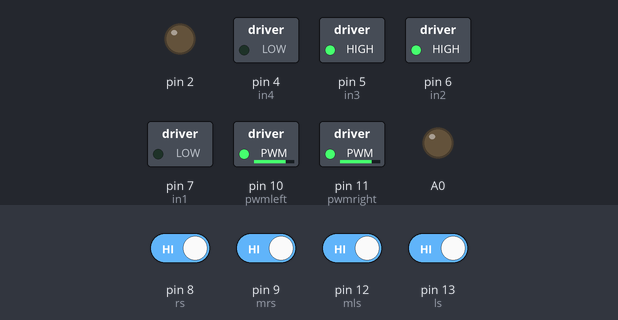
Simulated run of this sketch. Board: Arduino Uno, built with avr-gcc and run on an emulated ATmega328P. Parts: switched loads named in the sketch (green lamp = pin HIGH), output pins drawn as LEDs (lit = HIGH). Dashed ring = blinking. The test bench sets the inputs (shaded band); at power-on: pin 8 (rs), pin 9 (mrs), pin 12 (mls), pin 13 (ls) HIGH.

Above: at 1.2 s.
1.3 s: pin 9 (mrs) driven LOW and pin 12 (mls) driven LOW
At 1.8 s:
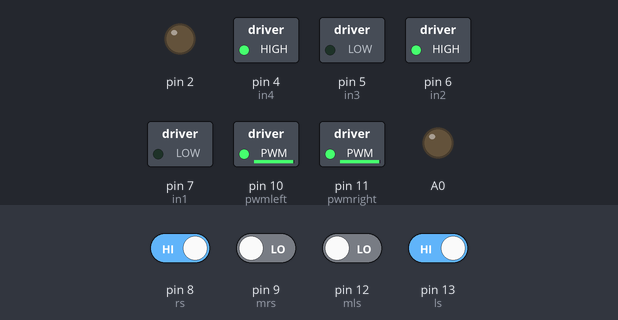
3.0 s: pin 9 (mrs) driven HIGH
At 4.1 s:
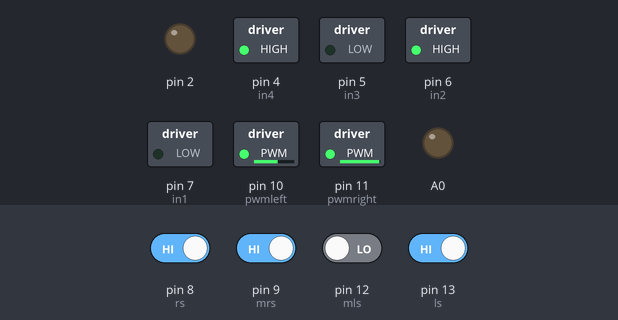
4.5 s: pin 13 (ls) driven LOW
At 5.3 s:
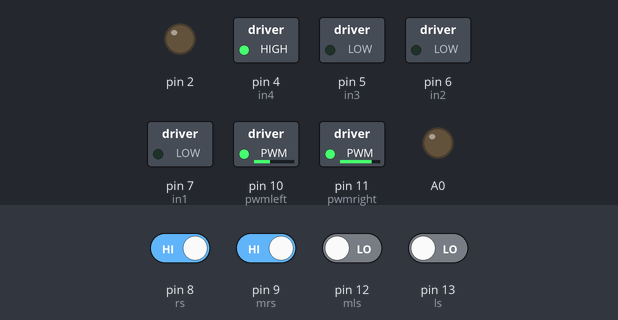
6.0 s: pin 8 (rs) driven LOW
At 7.0 s:
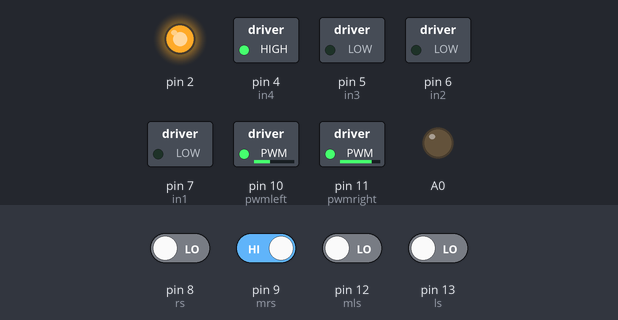
7.5 s: pin 9 (mrs) driven LOW
At 8.25 s:
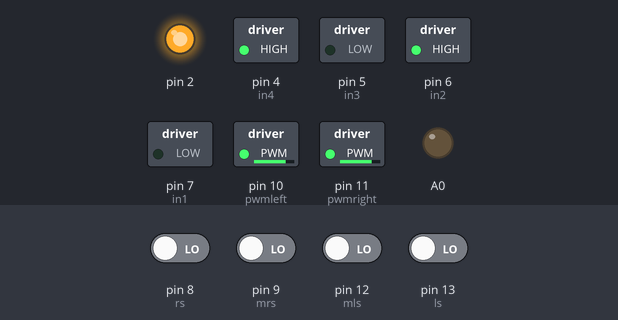
10.5 s: pin 8 (rs) driven HIGH
At 11.4 s:
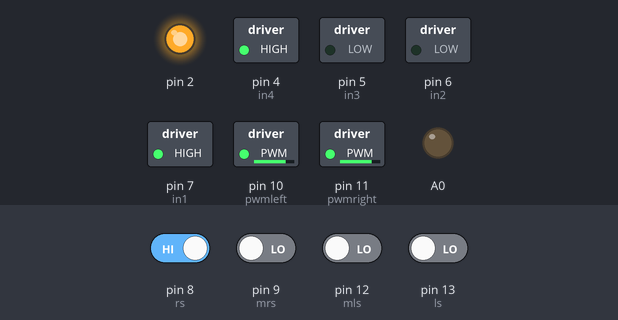
Timing chart, 0 to 13.4 s (numbered marks = the images above; inputs shaded):
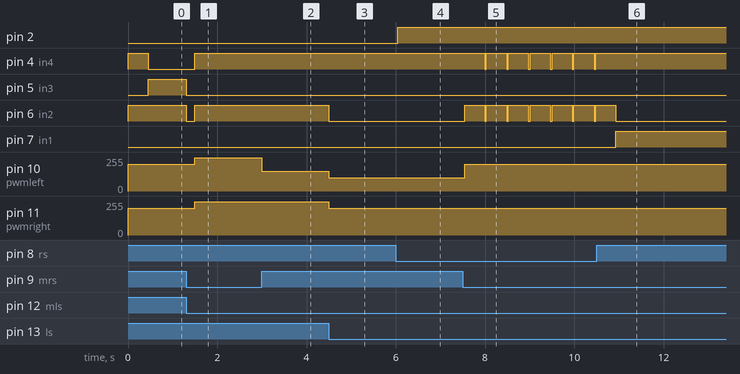

The sketch:

maze_solver.ino
```cpp
int leftsensor,midleftsensor,midrightsensor,rightsensor;
int in1=7,in2=6,in3=5,in4=4,pwmright=11,pwmleft=10;
int error=0;
int ls=13,mls=12,mrs=9,rs=8;
int downnode=1;
volatile int z=0;
void setup() {
  // put your setup code here, to run once:
  pinMode(leftsensor,INPUT);
  pinMode(midleftsensor,INPUT);
  pinMode(midrightsensor,INPUT);
  pinMode(rightsensor,INPUT);
  pinMode(2,OUTPUT);
  pinMode(A0,OUTPUT);

  pinMode(in1,OUTPUT);
  pinMode(in2,OUTPUT);
  pinMode(in3,OUTPUT);
  pinMode(in4,OUTPUT);
  pinMode(pwmright,OUTPUT);
  pinMode(pwmleft,OUTPUT);

}

void readsensor()
{ leftsensor = !digitalRead(ls);
  midleftsensor = !digitalRead(mls);
  midrightsensor = !digitalRead(mrs);
  rightsensor= !digitalRead(rs);
  //Serial.print(leftsensor);
  //Serial.print(midleftsensor);
  //Serial.print(midrightsensor);
  //Serial.print(rightsensor);
  //Serial.println(" ");


  if ((leftsensor == 1) && (midleftsensor == 0) && (midrightsensor == 0) && (rightsensor == 0))
    error = 3;
  else if ((leftsensor == 1) && (midleftsensor == 1) && (midrightsensor == 0) && (rightsensor == 0))
    error = 2;
  else if ((leftsensor == 0) && (midleftsensor == 1) && (midrightsensor == 0) && (rightsensor == 0))
    error = 1;
  else if ((leftsensor == 0) && (midleftsensor == 1) && (midrightsensor == 1) && (rightsensor == 0))
    error = 0;
  else if ((leftsensor == 0) && (midleftsensor == 0) && (midrightsensor == 1) && (rightsensor == 0))
    error = -1;
  else if ((leftsensor == 0) && (midleftsensor == 0) && (midrightsensor == 1) && (rightsensor == 1))
    error = -2;
  else if ((leftsensor == 0) && (midleftsensor == 0) && (midrightsensor == 0) && (rightsensor == 1))
    error = -3;
  else if ((leftsensor == 1) && (midleftsensor == 1) && (midrightsensor == 1) && (rightsensor == 0)) // Turn robot left side
    error = 100;
  else if ((leftsensor == 0) && (midleftsensor == 1) && (midrightsensor == 1) && (rightsensor == 1)) // Turn robot right side
    error = 101;
  else if ((leftsensor == 0) && (midleftsensor == 0) && (midrightsensor == 0) && (rightsensor == 0)) // Make U turn
    error = 102;
  else if ((leftsensor == 1) && (midleftsensor == 1) && (midrightsensor == 1) && (rightsensor == 1)) // Turn left side or stop
    error = 103;


}
void normal()
{
       analogWrite(pwmright,250);
        analogWrite(pwmleft,250);
        digitalWrite(in1,LOW);
        digitalWrite(in2,HIGH);
        digitalWrite(in3,LOW);
        digitalWrite(in4,HIGH);

}
void straight()
{
        analogWrite(pwmright,250);
        analogWrite(pwmleft,250);
        digitalWrite(in1,LOW);
        digitalWrite(in2,HIGH);
        digitalWrite(in3,LOW);
        digitalWrite(in4,HIGH);
}
void back()
{
        analogWrite(pwmright,200);
        analogWrite(pwmleft,200);
        digitalWrite(in1,LOW);
        digitalWrite(in2,HIGH);
        digitalWrite(in3,HIGH);
        digitalWrite(in4,LOW);
        //Serial.println("back");
}
void right()
{
        analogWrite(pwmright,200);
        analogWrite(pwmleft,200);
        digitalWrite(in1,LOW);
        digitalWrite(in2,HIGH);
        digitalWrite(in3,HIGH);
        digitalWrite(in4,LOW);
}
void left()
{       analogWrite(pwmright,200);
        analogWrite(pwmleft,200); //appropriate speed to reach the back wheel axil
        digitalWrite(in1,HIGH);
        digitalWrite(in2,LOW);
        digitalWrite(in3,LOW);
        digitalWrite(in4,HIGH);
}
void rightturn()
{
        analogWrite(pwmright,150);
        analogWrite(pwmleft,250);
        digitalWrite(in1,LOW);
        digitalWrite(in2,HIGH);
        digitalWrite(in3,LOW);
        digitalWrite(in4,HIGH);
}
void leftturn()
{
        analogWrite(pwmright,250);
        analogWrite(pwmleft,150);
        digitalWrite(in1,LOW);
        digitalWrite(in2,HIGH);
        digitalWrite(in3,LOW);
        digitalWrite(in4,HIGH);
}

void sharprightturn()
{
        analogWrite(pwmright,100);
        analogWrite(pwmleft,200);
        digitalWrite(in1,LOW);
        digitalWrite(in2,HIGH);
        digitalWrite(in3,LOW);
        digitalWrite(in4,HIGH);
}


void sharpleftturn()
{
        analogWrite(pwmright,200);
        analogWrite(pwmleft,100);
        digitalWrite(in1,LOW);
        digitalWrite(in2,LOW);
        digitalWrite(in3,LOW);
        digitalWrite(in4,HIGH);
}
void vsharprightturn() {
        analogWrite(pwmright,0);
        analogWrite(pwmleft,200);
        digitalWrite(in1,LOW);
        digitalWrite(in2,HIGH);
        digitalWrite(in3,LOW);
        digitalWrite(in4,LOW);
}
void vsharpleftturn() {
        analogWrite(pwmright,200);
        analogWrite(pwmleft,0);
        digitalWrite(in1,LOW);
        digitalWrite(in2,HIGH);
        digitalWrite(in3,LOW);
        digitalWrite(in4,HIGH);
}
void stop_bot()
{
  /*The pin numbers and high, low values might be different depending on your connections */
  digitalWrite(in1, LOW);
  digitalWrite(in2, LOW);
  digitalWrite(in3, LOW);
  digitalWrite(in4, LOW);
}
void axil()
{
        analogWrite(11,200);
        analogWrite(10,200); //appropriate speed to reach the back wheel axil
        digitalWrite(in1,LOW);
        digitalWrite(in2,HIGH);
        digitalWrite(in3,LOW);
        digitalWrite(in4,HIGH);
        delay(450);


}


void loop()
{

  readsensor();

  if((leftsensor == 1) && ((midleftsensor == 0) || (midrightsensor == 0)) && (rightsensor == 1))
{ delay(50);
  readsensor();
  if((leftsensor == 1) && ((midleftsensor == 0) || (midrightsensor == 0)) && (rightsensor == 1))

    {
   digitalWrite(2,HIGH);
    }
}
  if (error == 100) {
    delay(40);
    readsensor();
    if(error==100)
    {
    axil();
    left();
    delay(300);
    do {
      readsensor();
      left();
    } while (error != 0);
    }
  }

else if (error == 101) {
  delay(40);
  readsensor();
  if(error==101)
  {
    axil();
    readsensor();
    if (error == 102) {
    right();
    delay(300);
      do {

        right();
        readsensor();
      } while (error != 0);
    }
    else if(error == 0 || error == 1 ||error== -1)
    {
      normal();
    }
  }

}

else if (error == 102) {        // Make left turn untill it detects straight path
    axil();
    do {
      back();
      readsensor();
      if (error == 0) {
        stop_bot();
        delay(200);
      }
    } while (error != 0);
}

else if (error == 103)
{   delay(40);
    readsensor();
    if(error==103)
    {
      axil();
      readsensor();
      if (error == 103)
      {     /**** Dead End Reached, Stop! ****/
        stop_bot();
        z=3;
      }
      else
      { left();
        delay(300);
        do
        {
          left();
          readsensor();
        } while (error != 0);
      }
    }

}


else if (error == -3)
{
  vsharprightturn();
}
else if (error == -2)
{
  sharprightturn();
}
else if (error == -1)
{
  rightturn();
}
else if (error == 0)
{
  normal();
  //Serial.println("a");
     digitalWrite(2,LOW);

}
else if (error == 1)
{
  leftturn();
}
else if (error == 2)
{
  sharpleftturn();
}
else if (error == 3)
{
  vsharpleftturn();
}
else
{
  normal();
}


}
```

Measured:
- after the input at 1.3 s, pin 4 (in4): LOW → HIGH after 0.20 s; pin 5 (in3): HIGH → LOW at once; pin 6 (in2): HIGH → LOW at once, → HIGH 0.20 s later; pin 10 (pwmleft), pin 11 (pwmright): 200/255 → 250/255 after 0.20 s
- after the input at 3.0 s, pin 10 (pwmleft): 250/255 → 150/255 at once
- after the input at 4.5 s, pin 6 (in2): HIGH → LOW at once; pin 10 (pwmleft): 150/255 → 100/255 at once; pin 11 (pwmright): 250/255 → 200/255 at once
- after the input at 6.0 s, pin 2: LOW → HIGH after 0.05 s
- after the input at 7.5 s, pin 4 (in4): alternates HIGH for 0.45 s and LOW for 0.04 s, starting after 0.49 s; pin 6 (in2): alternates HIGH for 0.45 s and LOW for 0.04 s, starting at once; pin 10 (pwmleft): 100/255 → 200/255 at once
- after the input at 10.5 s, pin 4 (in4): stops changing and stays HIGH; pin 6 (in2): goes on until 10.9 s, then stays LOW; pin 7 (in1): LOW → HIGH after 0.43 s
